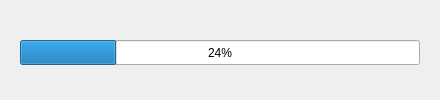
<?xml version="1.0" encoding="UTF-8"?>
<ui version="4.0">
 <class>w_vk_upload</class>
 <widget class="QDialog" name="w_vk_upload">
  <property name="windowModality">
   <enum>Qt::ApplicationModal</enum>
  </property>
  <property name="geometry">
   <rect>
    <x>0</x>
    <y>0</y>
    <width>440</width>
    <height>100</height>
   </rect>
  </property>
  <property name="sizePolicy">
   <sizepolicy hsizetype="Fixed" vsizetype="Fixed">
    <horstretch>0</horstretch>
    <verstretch>0</verstretch>
   </sizepolicy>
  </property>
  <property name="minimumSize">
   <size>
    <width>440</width>
    <height>100</height>
   </size>
  </property>
  <property name="maximumSize">
   <size>
    <width>440</width>
    <height>100</height>
   </size>
  </property>
  <property name="contextMenuPolicy">
   <enum>Qt::NoContextMenu</enum>
  </property>
  <property name="windowTitle">
   <string>Выгрузка товаров в ВК</string>
  </property>
  <property name="modal">
   <bool>true</bool>
  </property>
  <widget class="QProgressBar" name="progressBar">
   <property name="geometry">
    <rect>
     <x>20</x>
     <y>40</y>
     <width>400</width>
     <height>25</height>
    </rect>
   </property>
   <property name="value">
    <number>24</number>
   </property>
  </widget>
  <widget class="QLabel" name="label">
   <property name="geometry">
    <rect>
     <x>20</x>
     <y>10</y>
     <width>400</width>
     <height>25</height>
    </rect>
   </property>
   <property name="text">
    <string/>
   </property>
  </widget>
  <widget class="QLabel" name="error_label">
   <property name="geometry">
    <rect>
     <x>20</x>
     <y>70</y>
     <width>400</width>
     <height>25</height>
    </rect>
   </property>
   <property name="text">
    <string/>
   </property>
  </widget>
 </widget>
 <resources/>
 <connections/>
</ui>
